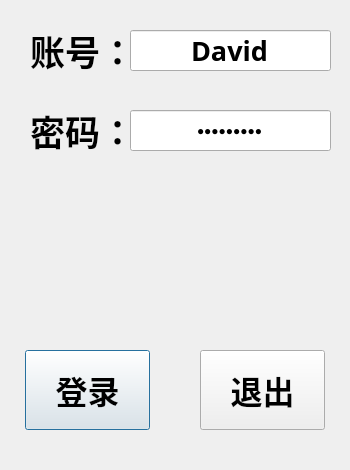
<?xml version="1.0" encoding="UTF-8"?>
<ui version="4.0">
 <class>gs_registerDialog</class>
 <widget class="QDialog" name="gs_registerDialog">
  <property name="geometry">
   <rect>
    <x>0</x>
    <y>0</y>
    <width>350</width>
    <height>470</height>
   </rect>
  </property>
  <property name="minimumSize">
   <size>
    <width>350</width>
    <height>470</height>
   </size>
  </property>
  <property name="maximumSize">
   <size>
    <width>350</width>
    <height>470</height>
   </size>
  </property>
  <property name="windowTitle">
   <string>登录界面</string>
  </property>
  <widget class="QLabel" name="label">
   <property name="geometry">
    <rect>
     <x>0</x>
     <y>0</y>
     <width>350</width>
     <height>470</height>
    </rect>
   </property>
   <property name="text">
    <string/>
   </property>
   <property name="pixmap">
    <pixmap>../../myproject/mymain2.png</pixmap>
   </property>
  </widget>
  <widget class="QLabel" name="label_2">
   <property name="geometry">
    <rect>
     <x>30</x>
     <y>30</y>
     <width>91</width>
     <height>41</height>
    </rect>
   </property>
   <property name="font">
    <font>
     <family>等线</family>
     <pointsize>26</pointsize>
     <weight>75</weight>
     <bold>true</bold>
    </font>
   </property>
   <property name="styleSheet">
    <string notr="true">
color: rgb(0, 0, 0);</string>
   </property>
   <property name="text">
    <string>账号：</string>
   </property>
  </widget>
  <widget class="QLineEdit" name="m_lineED_User">
   <property name="geometry">
    <rect>
     <x>130</x>
     <y>30</y>
     <width>201</width>
     <height>41</height>
    </rect>
   </property>
   <property name="font">
    <font>
     <family>等线</family>
     <pointsize>20</pointsize>
     <weight>75</weight>
     <bold>true</bold>
    </font>
   </property>
   <property name="text">
    <string>David</string>
   </property>
   <property name="alignment">
    <set>Qt::AlignCenter</set>
   </property>
  </widget>
  <widget class="QLabel" name="label_3">
   <property name="geometry">
    <rect>
     <x>30</x>
     <y>110</y>
     <width>91</width>
     <height>41</height>
    </rect>
   </property>
   <property name="font">
    <font>
     <family>等线</family>
     <pointsize>26</pointsize>
     <weight>75</weight>
     <bold>true</bold>
    </font>
   </property>
   <property name="styleSheet">
    <string notr="true">
color: rgb(0, 0, 0);</string>
   </property>
   <property name="text">
    <string>密码：</string>
   </property>
  </widget>
  <widget class="QLineEdit" name="m_lineED_Password">
   <property name="geometry">
    <rect>
     <x>130</x>
     <y>110</y>
     <width>201</width>
     <height>41</height>
    </rect>
   </property>
   <property name="text">
    <string>123456789</string>
   </property>
   <property name="echoMode">
    <enum>QLineEdit::Password</enum>
   </property>
   <property name="alignment">
    <set>Qt::AlignCenter</set>
   </property>
  </widget>
  <widget class="QPushButton" name="m_btn_SignIn">
   <property name="geometry">
    <rect>
     <x>25</x>
     <y>350</y>
     <width>125</width>
     <height>80</height>
    </rect>
   </property>
   <property name="font">
    <font>
     <family>等线</family>
     <pointsize>24</pointsize>
     <weight>75</weight>
     <bold>true</bold>
    </font>
   </property>
   <property name="text">
    <string>登录</string>
   </property>
  </widget>
  <widget class="QPushButton" name="m_btn_Exit">
   <property name="geometry">
    <rect>
     <x>200</x>
     <y>350</y>
     <width>125</width>
     <height>80</height>
    </rect>
   </property>
   <property name="font">
    <font>
     <family>等线</family>
     <pointsize>24</pointsize>
     <weight>75</weight>
     <bold>true</bold>
    </font>
   </property>
   <property name="text">
    <string>退出</string>
   </property>
  </widget>
 </widget>
 <resources/>
 <connections/>
</ui>
